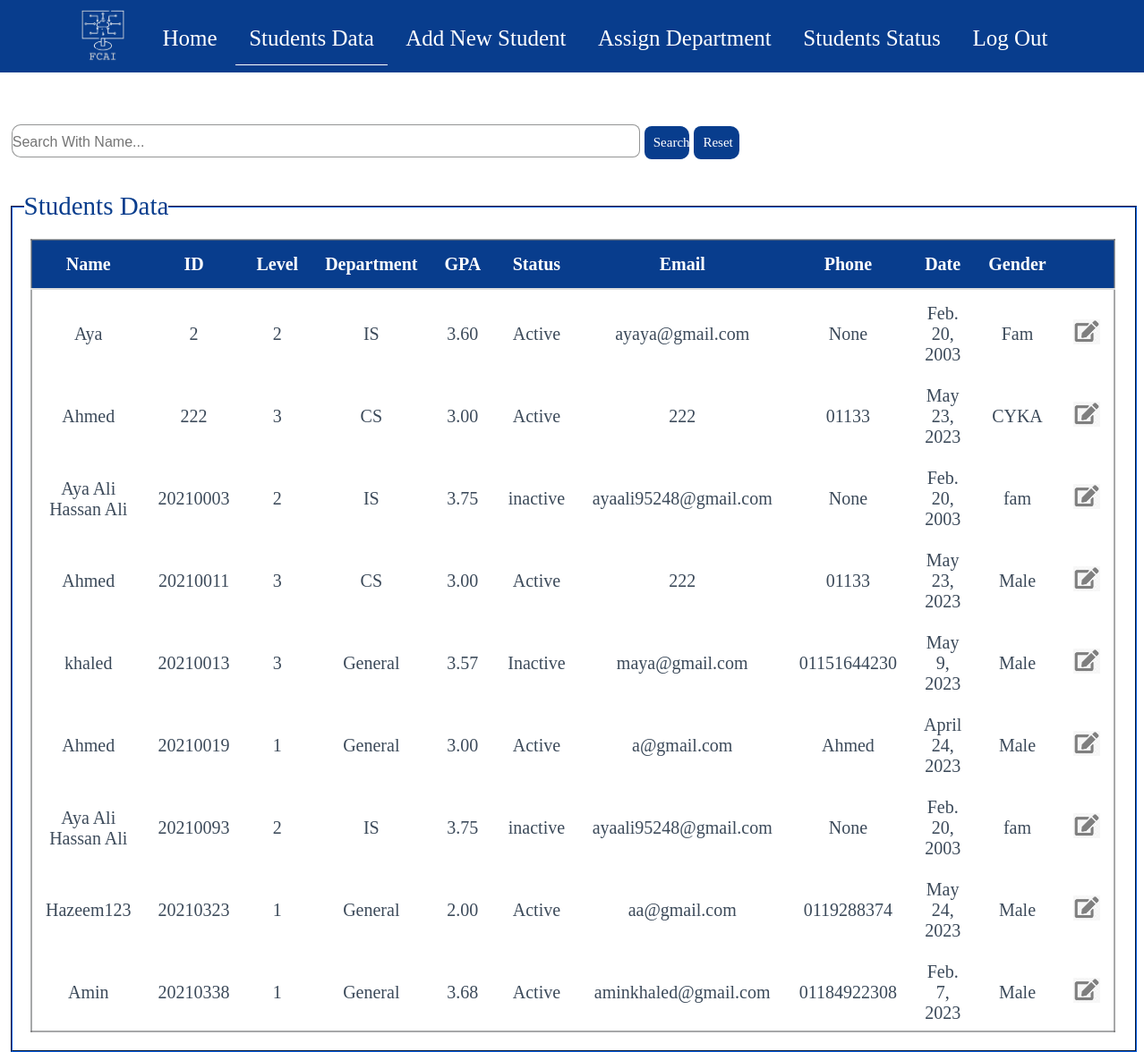
Page /StudentsData/ on the earlier database version.
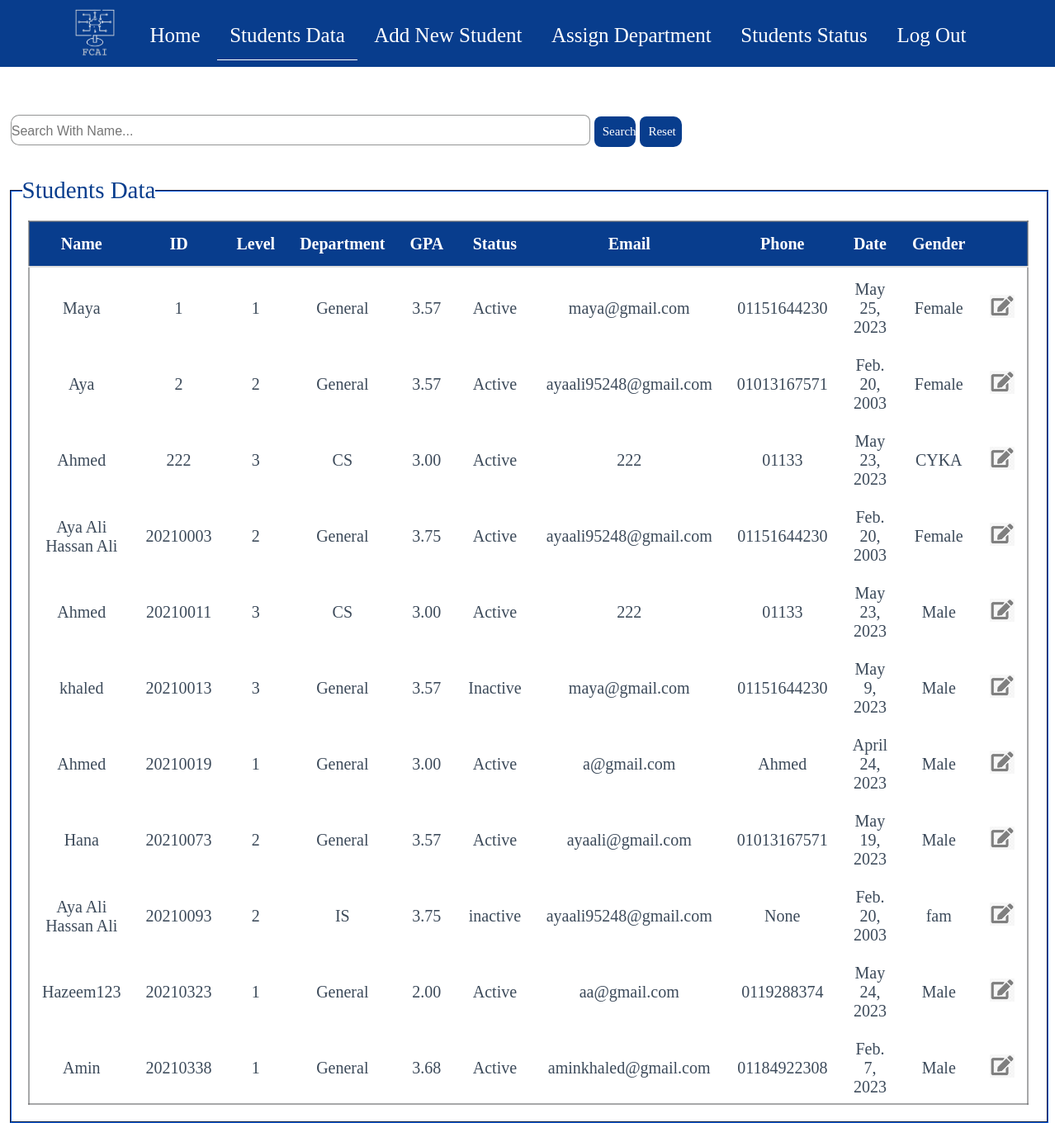
Same page on the later database version.
### students/models.py (models this page shows)
class Student(models.Model):
    levels = (
        (1,1),
        (2,2),
        (3,3),
        (4,4),
    )
    departments = (
        ('General','General'),
        ('IS','IS'),
        ('CS','CS'),
        ('IT','IT'),
        ('AI','AI'),
        ('DS','DS'),
    )
    Name = models.CharField(max_length=255 , null = True)
    ID = models.IntegerField(primary_key=True)
    Level = models.IntegerField(null=True , choices=levels)
    Department = models.CharField(max_length=10,default="General",choices=departments)
    GPA = models.DecimalField(max_digits = 3,decimal_places=2,default=0)
    Status = models.CharField(max_length=8,null=True)
    Email = models.CharField(max_length=50,null=True)
    Phone = models.CharField(max_length=11,null=True)
    BirthDate = models.DateField(null=True)
    Gender = models.CharField(max_length=10,null=True,choices=(('Male', 'Male'), ('Female', 'Female')))

### students/views.py (the view)
# urls.py: path('StudentsData/',views.ShowData, name='ShowData'),
def ShowData(request):
    if request.method == 'GET':
        data = Student.objects.all()
        return render(request, 'studentAffairs/StudentsData.html', {'data': data})

### students/templates/studentAffairs/StudentsData.html (shortened to what this page needs)
<!DOCTYPE html>
{% load static %}
{% include 'pageParts/navbar.html' %}
{% block content %}
<html lang="en">
    <head>
    </head>
    <body>
        <br><br>
        <div id="searchbar">
            <input type="text" id="searchB" name="search_field" placeholder="Search With Name...">
            <button type="submit" id="SDatasubmit" >Search</button>
            <button type="reset" id="SDatareset" >Reset</button>
        </div>
        <br>
        <fieldset class="Studentdata-field">
            <legend>Students Data</legend>
            <table >
                <thead>
                    <tr>
                        <th>Name</th>
                        <th>ID</th>
                        <th>Level</th>
                        <th>Department</th>
                        <th>GPA</th>
                        <th>Status</th>
                        <th>Email</th>
                        <th>Phone</th>
                        <th>Date</th>
                        <th>Gender</th>
                        <th></th>
                    </tr>
                </thead>
                <tbody id="SDatadata">
                    {% for item in data %}
                    <tr>
                        <td>{{item.Name}}</td>
                        <td>{{item.ID}}</td>
                        <td>{{item.Level}}</td>
                        <td>{{item.Department}}</td>
                        <td>{{item.GPA}}</td>
                        <td>{{item.Status}}</td>
                        <td>{{item.Email}}</td>
                        <td>{{item.Phone}}</td>
                        <td>{{item.BirthDate}}</td>
                        <td>{{item.Gender}}</td>
                        <td>
                        <a href = "Edit/{{item.ID}}">
                            <img src ="{% static 'images/edit.jpg' %}">
                        </a></td>
                    </tr>
                    {% endfor %}
                </tbody>
            </table>
        </fieldset>
    </body>
</html>
{% endblock content %}

Differences in the rows shown:
added Student: Name "Maya", ID "1", Level "1", Department "General", GPA "3.57", Status "Active", Email "maya@gmail.com", Phone "01151644230", BirthDate "May 25, 2023", Gender "Female"
changed Student "Aya": Department "IS" → "General"; GPA "3.60" → "3.57"; Email "ayaya@gmail.com" → "ayaali95248@gmail.com"; Phone "None" → "01013167571"; Gender "Fam" → "Female"
changed Student id 20210003: Department "IS" → "General"; Status "inactive" → "Active"; Phone "None" → "01151644230"; Gender "fam" → "Female"
added Student: Name "Hana", ID "20210073", Level "2", Department "General", GPA "3.57", Status "Active", Email "ayaali@gmail.com", Phone "01013167571", BirthDate "May 19, 2023", Gender "Male"
